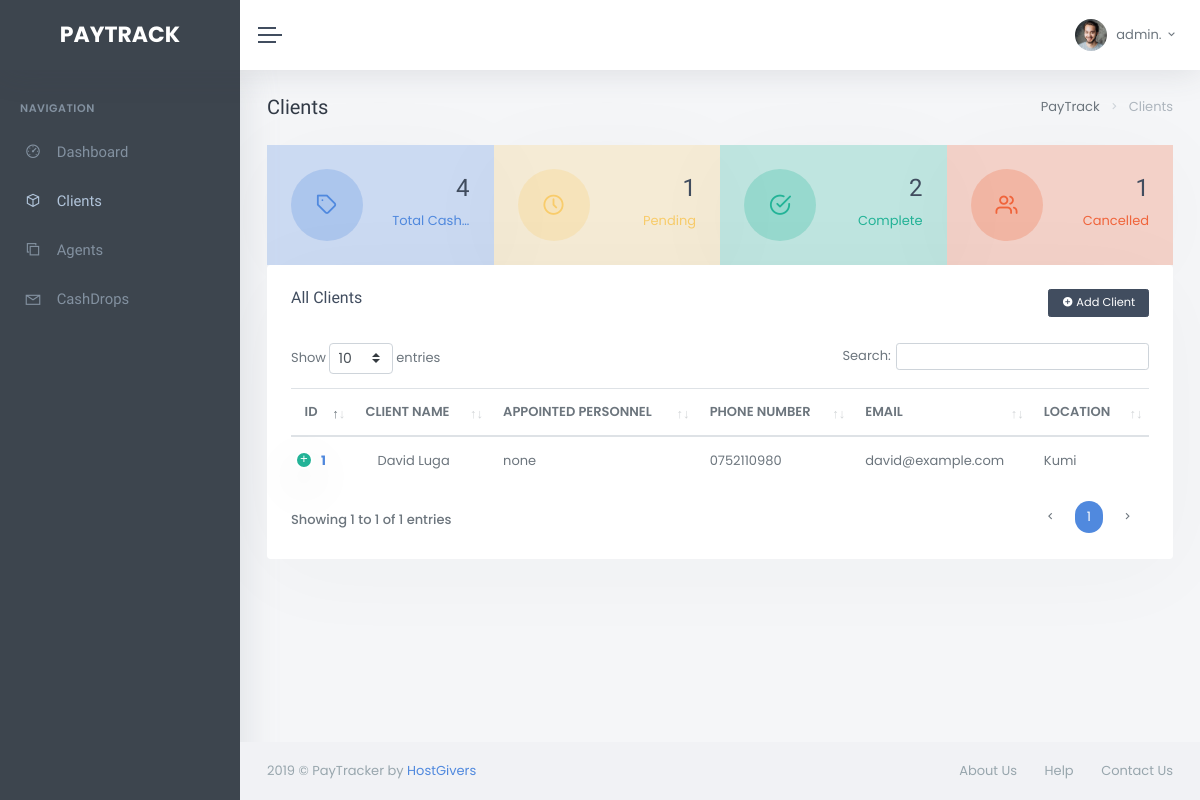
Screenshot of /clients/ (signed in) with the database file from the repository.
### clients/models.py (models this page shows, shortened)
class Clients(models.Model):
    slug = models.SlugField()
    client_name = models.CharField(max_length=250)
    client_personnel = models.CharField(max_length=250)
    client_phonenumber = models.CharField(max_length=15)
    client_email = models.EmailField()
    client_location = models.CharField(max_length=50)

### clients/views.py (the view)
@login_required(login_url='/login/')
def client_list(request, template_name='clients/client_list.html'):
    clients = Clients.objects.all()
    context = {
            'clients':clients,
            'total_cashdrops': total_cashdrops,
            'pending_cashdrops':pending_cashdrops,
            'complete_cashdrops':complete_cashdrops,
            'cancelled_cashdrops':cancelled_cashdrops
    }
    return render(request, template_name, context)

### blog_posts/templates/clients/client_list.html (shortened to what this page needs)
<!DOCTYPE html>
<html lang="en">
    <head>
        {% load staticfiles %}
        <link href="{% static 'assets/libs/datatables/dataTables.bootstrap4.css' %}" rel="stylesheet" type="text/css" />
        <link href="{% static 'assets/libs/datatables/responsive.bootstrap4.css' %}" rel="stylesheet" type="text/css" />
        <link href="{% static 'assets/css/bootstrap.min.css' %}" rel="stylesheet" type="text/css" />
        <link href="{% static 'assets/css/icons.min.css' %}" rel="stylesheet" type="text/css" />
        <link href="{% static 'assets/css/app.min.css' %}" rel="stylesheet" type="text/css" />
    </head>
    <body>
        <div id="wrapper">
            <div class="navbar-custom">
                <ul class="list-unstyled topnav-menu float-right mb-0">
                    <li class="dropdown notification-list">
                        <a class="nav-link dropdown-toggle nav-user mr-0 waves-effect" data-toggle="dropdown" href="#" role="button" aria-haspopup="false" aria-expanded="false">
                            <img src="{% static 'assets/images/users/user-1.jpg' %}" alt="user-image" class="rounded-circle">
                            <span class="pro-user-name ml-1">
                                {{ user.get_username }}. <i class="mdi mdi-chevron-down"></i>
                            </span>
                        </a>
                    </li>
                </ul>
                <div class="logo-box">
                    <a href="index.html" class="logo text-center">
                        <span class="logo-lg">
                             <span class="logo-lg-text-light">PayTrack</span>
                        </span>
                    </a>
                </div>
                <ul class="list-unstyled topnav-menu topnav-menu-left m-0">
                    <li>
                        <button class="button-menu-mobile waves-effect">
                            <span></span>
                            <span></span>
                            <span></span>
                        </button>
                    </li>
                </ul>
            </div>
            <div class="left-side-menu">
                <div class="slimscroll-menu">
                    <div id="sidebar-menu">
                        <ul class="metismenu" id="side-menu">
                            <li class="menu-title">Navigation</li>
                            <li>
                                <a href="{% url 'cashdrops:cashdrop_list' %}">
                                    <i class="la la-dashboard"></i>
                                    <span> Dashboard </span>
                                </a>
                            </li>
                            <li>
                                <a href="{% url 'clients:client_list' %}">
                                    <i class="la la-cube"></i>
                                    <span> Clients </span>
                                </a>
                            </li>
                            <li>
                                <a href="{% url 'agents:agent_list' %}">
                                    <i class="la la-clone"></i>
                                    <span> Agents </span>
                                </a>
                            </li>
                            <li>
                                <a href="{% url 'cashdrops:cashdrop_list' %}">
                                    <i class="la la-envelope"></i>
                                    <span> CashDrops </span>
                                </a>
                            </li>
                        </ul>
                    </div>
                </div>
            </div>
            <div class="content-page">
                <div class="content">
                    <div class="container-fluid">
                        <div class="row">
                            <div class="col-12">
                                <div class="page-title-box">
                                    <div class="page-title-right">
                                        <ol class="breadcrumb m-0">
                                            <li class="breadcrumb-item"><a href="javascript: void(0);">PayTrack</a></li>
                                            <li class="breadcrumb-item active">Clients</li>
                                        </ol>
                                    </div>
                                    <h4 class="page-title">Clients</h4>
                                </div>
                            </div>
                        </div>
                        <div class="row no-gutters">
                            <div class="col-md-6 col-xl-3">
                                <div class="widget-rounded-circle bg-soft-primary rounded-0 card-box mb-0">
                                    <div class="row">
                                        <div class="col-6">
                                            <div class="avatar-lg rounded-circle bg-soft-primary">
                                                <i class="fe-tag font-22 avatar-title text-primary"></i>
                                            </div>
                                        </div>
                                        <div class="col-6">
                                            <div class="text-right">
                                                <h3 class="text-dark mt-1"><span data-plugin="counterup">{{ total_cashdrops }}</span></h3>
                                                <p class="text-primary mb-1 text-truncate">Total Cashdrops</p>
                                            </div>
                                        </div>
                                    </div>
                                </div>
                            </div>
                            <div class="col-md-6 col-xl-3">
                                <div class="widget-rounded-circle bg-soft-warning rounded-0 card-box mb-0">
                                    <div class="row">
                                        <div class="col-6">
                                            <div class="avatar-lg rounded-circle bg-soft-warning">
                                                <i class="fe-clock font-22 avatar-title text-warning"></i>
                                            </div>
                                        </div>
                                        <div class="col-6">
                                            <div class="text-right">
                                                <h3 class="text-dark mt-1"><span data-plugin="counterup">{{ pending_cashdrops }}</span></h3>
                                                <p class="text-warning mb-1 text-truncate">Pending</p>
                                            </div>
                                        </div>
                                    </div>
                                </div>
                            </div>
                            <div class="col-md-6 col-xl-3">
                                <div class="widget-rounded-circle bg-soft-success rounded-0 card-box mb-0">
                                    <div class="row">
                                        <div class="col-6">
                                            <div class="avatar-lg rounded-circle bg-soft-success">
                                                <i class="fe-check-circle font-22 avatar-title text-success"></i>
                                            </div>
                                        </div>
                                        <div class="col-6">
                                            <div class="text-right">
                                                <h3 class="text-dark mt-1"><span data-plugin="counterup">{{ complete_cashdrops }}</span></h3>
                                                <p class="text-success mb-1 text-truncate">Complete</p>
                                            </div>
                                        </div>
                                    </div>
                                </div>
                            </div>
                            <div class="col-md-6 col-xl-3">
                                <div class="widget-rounded-circle bg-soft-danger rounded-0 card-box mb-0">
                                    <div class="row">
                                        <div class="col-6">
                                            <div class="avatar-lg rounded-circle bg-soft-danger">
                                                <i class="fe-users font-22 avatar-title text-danger"></i>
                                            </div>
                                        </div>
                                        <div class="col-6">
                                            <div class="text-right">
                                                <h3 class="text-dark mt-1"><span data-plugin="counterup">{{ cancelled_cashdrops }}</span></h3>
                                                <p class="text-danger mb-1 text-truncate">Cancelled</p>
                                            </div>
                                        </div>
                                    </div>
                                </div>
                            </div>
                        </div>
                        <div class="row">
                            <div class="col-12">
                                <div class="card-box">
                                   <a href="{% url "clients:client_new" %}"> <button type="button"  class="btn btn-sm btn-dark waves-effect waves-light float-right">
                                        <i class="mdi mdi-plus-circle"></i> Add Client
                                    </button></a>
                                    <h4 class="header-title mb-4">All Clients</h4>
                                    <table class="table table-hover m-0 table-centered dt-responsive nowrap w-100" id="tickets-table">
                                        <thead>
                                        <tr>
                                            <th>ID</th>
                                            <th>Client Name</th>
                                            <th>Appointed Personnel</th>
                                            <th>Phone Number</th>
                                            <th>Email</th>
                                            <th>Location</th>
                                        </tr>
                                        </thead>
                                        <tbody>
                                        {% for client in clients %}
                                        <tr>
                                            <td><b><a href="{% url "clients:client_edit" client.id %}">{{ client.id }}</a></b></td>
                                            <td>
                                                <a href="javascript: void(0);" class="text-body">
                                                    <span class="ml-2">{{ client.client_name }}</span>
                                                </a>
                                            </td>
                                            <td>
                                                {{ client.client_personnel }}
                                            </td>
                                            <td>
                                                {{ client.client_phonenumber }}
                                            </td>
                                            <td>
                                                {{ client.client_email }}
                                            </td>
                                            <td>
                                                {{ client.client_location }}
                                            </td>
                                        </tr>
                                        {% endfor %}
                                        </tbody>
                                    </table>
                                </div>
                            </div>
                        </div>
                    </div>
                </div>
                <footer class="footer">
                    <div class="container-fluid">
                        <div class="row">
                            <div class="col-md-6">
                                2019 &copy; PayTracker by <a href="">HostGivers</a>
                            </div>
                            <div class="col-md-6">
                                <div class="text-md-right footer-links d-none d-sm-block">
                                    <a href="javascript:void(0);">About Us</a>
                                    <a href="javascript:void(0);">Help</a>
                                    <a href="javascript:void(0);">Contact Us</a>
                                </div>
                            </div>
                        </div>
                    </div>
                </footer>
            </div>
        </div>
    </body>
</html>

### rows the page displays
Clients: id "1", client_name "David Luga", client_personnel "none", client_phonenumber "0752110980", client_email "david@example.com", client_location "Kumi"

### other values shown
{{ user.get_username }} "admin"
{{ total_cashdrops }} "4"
{{ pending_cashdrops }} "1"
{{ complete_cashdrops }} "2"
{{ cancelled_cashdrops }} "1"
